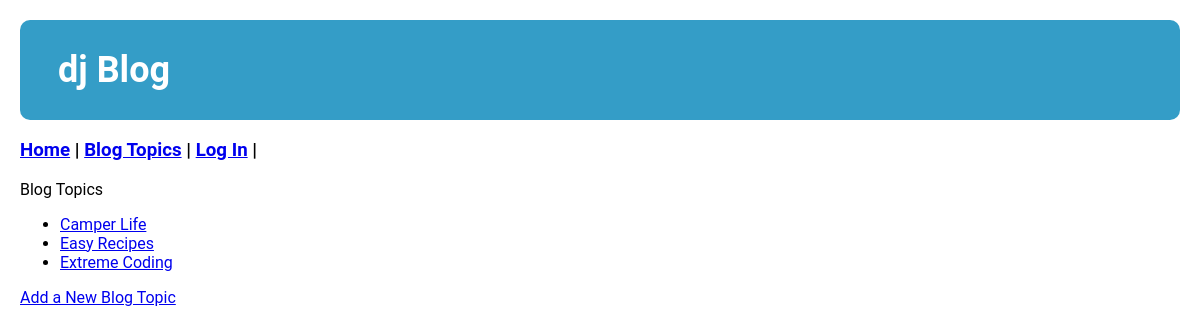
Page /topics/ on the committed database.
### blog_app/models.py (models this page shows)
class Topic(models.Model):
    text = models.CharField(max_length=255)
    date_added = models.DateTimeField(auto_now_add=True)
    def __str__(self):
        return self.text

### blog_app/views.py (the view)
# urls.py: path('topics/', views.topics, name='topics'),
def topics(request):
    topics = Topic.objects.order_by('date_added')
    content = {"topics": topics}
    return render(request, 'blog_app/blog_topics.html', content)

### blog_app/templates/blog_app/blog_topics.html
{% extends 'blog_app/base.html' %}
{%load static %}
{% block content %}
<p>Blog Topics</p>
<ul>
    {% for topic in topics %}
        <li>
            <a href="{% url 'blog_app:topic' topic.id %}">{{ topic }}</a>
        </li>
    {% empty %}
        <li>No Blog Topics have been added yet.</li>
    {% endfor %}
</ul>
<a href="{% url 'blog_app:new_topic' %}">Add a New Blog Topic</a>
{% endblock content %}

### blog_app/static/style.css (style rules this page uses)
body { margin: 20px 20px 10px; font-family: "Roboto", "Lucida Grande", Verdana, Arial, sans-serif; }

### rows in the picture
Topic: text "Camper Life"
Topic: text "Easy Recipes"
Topic: text "Extreme Coding"
